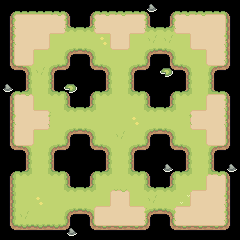

Tiled map render using the project's own tile images. Description and the whole map definition, tile-layer contents included, below:
An orthogonal 15x15 tile map with 16x16 px tiles, 3 tile layers (tiles, dirt, objects), 6 hidden layers not drawn, 2 tilesets.

<map version="1.9" tiledversion="1.9.2" orientation="orthogonal" renderorder="right-down" width="15" height="15" tilewidth="16" tileheight="16" infinite="0" nextlayerid="10" nextobjectid="1">
 <tileset firstgid="1" source="../graphics/tiles/main_tile.tsx" />
 <tileset firstgid="43" source="../graphics/tiles/all_tiles.tsx" />
 <layer id="7" name="background" width="15" height="15" visible="0">
  <data encoding="csv">
111,111,111,111,111,111,111,111,111,111,111,111,111,111,111,
111,0,0,0,111,111,0,0,0,111,111,0,0,0,111,
111,0,0,0,0,0,0,0,0,0,0,0,0,0,111,
111,0,0,0,111,111,0,0,0,111,111,0,0,0,111,
111,111,0,111,111,111,111,0,111,111,111,111,0,111,111,
111,111,0,111,111,111,111,0,111,111,111,111,0,111,111,
111,0,0,0,111,111,0,0,0,111,111,0,0,0,111,
111,0,0,0,0,0,0,0,0,0,0,0,0,0,111,
111,0,0,0,111,111,0,0,0,111,111,0,0,0,111,
111,111,0,111,111,111,111,0,111,111,111,111,0,111,111,
111,111,0,111,111,111,111,0,111,111,111,111,0,111,111,
111,0,0,0,111,111,0,0,0,111,111,0,0,0,111,
111,0,0,0,0,0,0,0,0,0,0,0,0,0,111,
111,0,0,0,111,111,0,0,0,111,111,0,0,0,111,
111,111,111,111,111,111,111,111,111,111,111,111,111,111,111
</data>
 </layer>
 <layer id="1" name="tiles" width="15" height="15">
  <data encoding="csv">
43,44,44,44,45,43,44,44,44,45,43,44,44,44,45,
59,60,60,60,48,47,60,60,60,48,47,60,60,60,61,
59,60,107,60,60,60,108,60,60,109,109,60,108,60,61,
59,60,60,60,64,63,60,60,60,64,63,60,60,60,61,
75,63,109,64,77,75,63,60,64,77,75,63,60,64,77,
43,47,60,48,45,43,47,60,48,45,43,47,60,48,45,
59,109,60,60,48,47,60,60,60,48,47,60,60,109,61,
59,60,107,60,60,60,60,60,108,60,60,60,107,60,61,
59,60,60,60,64,63,60,109,60,64,63,60,60,60,61,
75,63,60,64,77,75,63,60,64,77,75,63,60,64,77,
43,47,60,48,45,43,47,60,48,45,43,47,60,48,45,
59,60,60,60,48,47,60,60,60,48,47,60,60,60,61,
59,60,108,60,60,60,60,60,60,109,60,107,60,60,61,
59,109,60,60,64,63,107,60,60,64,63,60,60,108,61,
75,76,76,76,77,75,76,76,76,77,75,76,76,76,77
</data>
 </layer>
 <layer id="8" name="dirt" width="15" height="15">
  <data encoding="csv">
49,50,50,113,51,49,113,113,50,51,49,113,113,50,51,
114,66,66,66,116,114,66,66,66,116,114,66,66,66,67,
114,66,66,96,83,81,95,66,96,83,81,95,66,66,116,
65,66,96,83,0,0,81,82,83,0,0,81,95,66,116,
81,82,83,0,0,0,0,0,0,0,0,0,81,82,83,
49,113,51,0,0,0,0,0,0,0,0,0,49,50,51,
65,66,80,51,0,0,0,0,0,0,0,49,79,66,116,
114,66,66,116,0,0,0,0,0,0,0,114,66,66,116,
65,66,96,83,0,0,0,0,0,0,0,81,95,66,67,
81,82,83,0,0,0,0,0,0,0,0,0,81,82,83,
0,0,0,0,0,0,0,0,0,0,0,0,0,113,51,
0,0,0,0,0,0,49,113,51,0,0,0,79,66,67,
0,0,0,0,0,49,79,66,80,0,0,79,66,66,116,
0,0,0,0,0,65,66,66,66,116,114,66,66,66,116,
0,0,0,0,0,81,82,82,82,83,81,82,82,82,83
</data>
 </layer>
 <layer id="9" name="objects" width="15" height="15">
  <data encoding="csv">
0,0,0,0,0,0,0,0,0,74,0,0,0,0,0,
0,0,0,0,0,0,0,0,0,0,0,0,0,0,0,
0,0,0,0,0,0,0,0,0,0,0,0,0,0,0,
0,0,0,0,0,0,0,0,0,0,0,0,0,0,0,
0,0,0,0,0,0,0,0,0,0,90,0,0,0,0,
74,0,0,0,90,0,0,0,0,0,0,0,0,0,0,
0,0,0,0,0,0,0,0,0,0,0,0,0,0,0,
0,0,0,0,0,0,0,0,0,0,0,0,0,0,0,
0,0,0,0,0,0,0,0,0,0,0,0,0,0,0,
0,0,0,0,0,0,0,0,0,0,0,0,0,0,0,
0,0,0,0,0,0,0,0,0,0,74,0,0,0,74,
0,0,0,0,0,0,0,0,0,0,0,0,0,0,0,
0,0,0,0,0,0,0,0,0,0,0,0,0,0,0,
0,0,0,0,0,0,0,0,0,0,0,0,0,0,0,
0,0,0,0,74,0,0,0,0,0,0,0,0,0,0
</data>
 </layer>
 <layer id="6" name="traps" width="15" height="15" visible="0">
  <data encoding="csv">
0,0,0,0,0,0,0,0,0,0,0,0,0,0,0,
0,0,0,0,0,0,0,0,0,0,0,0,0,0,0,
0,0,0,0,112,112,0,0,0,112,112,0,0,0,0,
0,0,0,0,0,0,0,0,0,0,0,0,0,0,0,
0,0,112,0,0,0,0,112,0,0,0,0,112,0,0,
0,0,112,0,0,0,0,112,0,0,0,0,112,0,0,
0,0,0,0,0,0,0,0,0,0,0,0,0,0,0,
0,0,0,0,112,112,0,0,0,112,112,0,0,0,0,
0,0,0,0,0,0,0,0,0,0,0,0,0,0,0,
0,0,112,0,0,0,0,112,0,0,0,0,112,0,0,
0,0,112,0,0,0,0,112,0,0,0,0,112,0,0,
0,0,0,0,0,0,0,0,0,0,0,0,0,0,0,
0,0,0,0,112,112,0,0,0,112,112,0,0,0,0,
0,0,0,0,0,0,0,0,0,0,0,0,0,0,0,
0,0,0,0,0,0,0,0,0,0,0,0,0,0,0
</data>
 </layer>
 <layer id="5" name="spawn_point" width="15" height="15" visible="0">
  <data encoding="csv">
0,0,0,0,0,0,0,0,0,0,0,0,0,0,0,
0,0,0,0,0,0,0,0,0,0,0,0,0,0,0,
0,0,0,0,0,0,0,0,0,0,0,0,0,0,0,
0,0,0,0,0,0,0,0,0,0,0,0,0,0,0,
0,0,0,0,0,0,0,0,0,0,0,0,0,0,0,
0,0,0,0,0,0,0,0,0,0,0,0,0,0,0,
0,0,0,0,0,0,0,0,0,0,0,0,0,0,0,
0,0,0,0,0,0,0,0,0,0,0,0,0,0,0,
0,0,0,0,0,0,0,0,0,0,0,0,0,0,0,
0,0,0,0,0,0,0,0,0,0,0,0,0,0,0,
0,0,0,0,0,0,0,0,0,0,0,0,0,0,0,
0,0,0,0,0,0,0,0,0,0,0,0,0,0,0,
0,0,112,0,0,0,0,0,0,0,0,0,0,0,0,
0,0,0,0,0,0,0,0,0,0,0,0,0,0,0,
0,0,0,0,0,0,0,0,0,0,0,0,0,0,0
</data>
 </layer>
 <layer id="3" name="exit_point" width="15" height="15" visible="0">
  <data encoding="csv">
0,0,0,0,0,0,0,0,0,0,0,0,0,0,0,
0,0,0,0,0,0,0,0,0,0,0,0,0,0,0,
0,0,0,0,0,0,0,0,0,0,0,0,0,0,0,
0,0,0,0,0,0,0,0,0,0,0,0,0,0,0,
0,0,0,0,0,0,0,0,0,0,0,0,0,0,0,
0,0,0,0,0,0,0,0,0,0,0,0,0,0,0,
0,0,0,0,0,0,0,0,0,0,0,0,0,0,0,
0,0,0,0,0,0,0,112,0,0,0,0,0,0,0,
0,0,0,0,0,0,0,0,0,0,0,0,0,0,0,
0,0,0,0,0,0,0,0,0,0,0,0,0,0,0,
0,0,0,0,0,0,0,0,0,0,0,0,0,0,0,
0,0,0,0,0,0,0,0,0,0,0,0,0,0,0,
0,0,0,0,0,0,0,0,0,0,0,0,0,0,0,
0,0,0,0,0,0,0,0,0,0,0,0,0,0,0,
0,0,0,0,0,0,0,0,0,0,0,0,0,0,0
</data>
 </layer>
 <layer id="4" name="carrots" width="15" height="15" visible="0">
  <data encoding="csv">
0,0,0,0,0,0,0,0,0,0,0,0,0,0,0,
0,112,112,112,0,0,112,112,112,0,0,112,112,112,0,
0,112,112,0,0,0,0,112,0,0,0,0,112,112,0,
0,112,0,0,0,0,0,0,0,0,0,0,0,112,0,
0,0,0,0,0,0,0,0,0,0,0,0,0,0,0,
0,0,0,0,0,0,0,0,0,0,0,0,0,0,0,
0,112,0,0,0,0,0,0,0,0,0,0,0,112,0,
0,112,112,0,0,0,0,0,0,0,0,0,112,112,0,
0,112,0,0,0,0,0,0,0,0,0,0,0,112,0,
0,0,0,0,0,0,0,0,0,0,0,0,0,0,0,
0,0,0,0,0,0,0,0,0,0,0,0,0,0,0,
0,0,0,0,0,0,0,0,0,0,0,0,0,112,0,
0,0,0,0,0,0,0,112,0,0,0,0,112,112,0,
0,0,0,0,0,0,112,112,112,0,0,112,112,112,0,
0,0,0,0,0,0,0,0,0,0,0,0,0,0,0
</data>
 </layer>
 <layer id="2" name="border" width="15" height="15" visible="0">
  <data encoding="csv">
0,12,12,12,0,0,12,12,12,0,0,12,12,12,0,
12,0,0,0,12,12,0,0,0,12,12,0,0,0,12,
12,0,0,0,0,0,0,0,0,0,0,0,0,0,12,
12,0,0,0,12,12,0,0,0,12,12,0,0,0,12,
0,12,0,12,0,0,12,0,12,0,0,12,0,12,0,
0,12,0,12,0,0,12,0,12,0,0,12,0,12,0,
12,0,0,0,12,12,0,0,0,12,12,0,0,0,12,
12,0,0,0,0,0,0,0,0,0,0,0,0,0,12,
12,0,0,0,12,12,0,0,0,12,12,0,0,0,12,
0,12,0,12,0,0,12,0,12,0,0,12,0,12,0,
0,12,0,12,0,0,12,0,12,0,0,12,0,12,0,
12,0,0,0,12,12,0,0,0,12,12,0,0,0,12,
12,0,0,0,0,0,0,0,0,0,0,0,0,0,12,
12,0,0,0,12,12,0,0,0,12,12,0,0,0,12,
0,12,12,12,0,0,12,12,12,0,0,12,12,12,0
</data>
 </layer>
</map>
